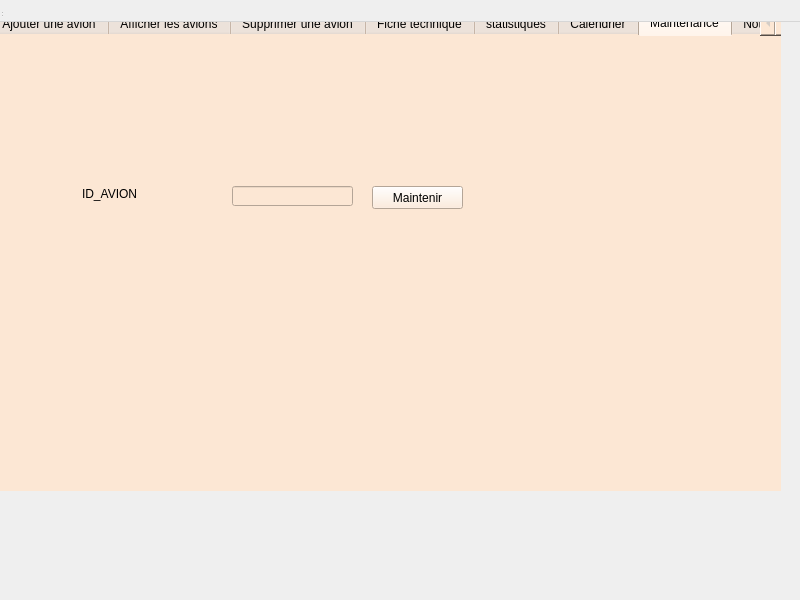
<?xml version="1.0" encoding="UTF-8"?>
<ui version="4.0">
 <class>gavions</class>
 <widget class="QDialog" name="gavions">
  <property name="geometry">
   <rect>
    <x>0</x>
    <y>0</y>
    <width>800</width>
    <height>600</height>
   </rect>
  </property>
  <property name="windowTitle">
   <string>MainWindow</string>
  </property>
  <widget class="QWidget" name="centralwidget" native="true">
   <property name="geometry">
    <rect>
     <x>0</x>
     <y>0</y>
     <width>781</width>
     <height>491</height>
    </rect>
   </property>
   <widget class="QTabWidget" name="tabWidget">
    <property name="geometry">
     <rect>
      <x>-10</x>
      <y>10</y>
      <width>801</width>
      <height>591</height>
     </rect>
    </property>
    <property name="styleSheet">
     <string notr="true">background-color: rgb(252, 231, 212);
font: 75 12pt &quot;Roman&quot;;</string>
    </property>
    <property name="currentIndex">
     <number>6</number>
    </property>
    <widget class="QWidget" name="tab">
     <property name="mouseTracking">
      <bool>true</bool>
     </property>
     <attribute name="title">
      <string>Ajouter une avion</string>
     </attribute>
     <widget class="QGroupBox" name="groupBox">
      <property name="geometry">
       <rect>
        <x>10</x>
        <y>20</y>
        <width>511</width>
        <height>271</height>
       </rect>
      </property>
      <property name="title">
       <string>Ajout</string>
      </property>
      <widget class="QLabel" name="label">
       <property name="geometry">
        <rect>
         <x>10</x>
         <y>20</y>
         <width>81</width>
         <height>20</height>
        </rect>
       </property>
       <property name="text">
        <string>ID avion</string>
       </property>
      </widget>
      <widget class="QLineEdit" name="lineEdit_ID_AVION">
       <property name="enabled">
        <bool>true</bool>
       </property>
       <property name="geometry">
        <rect>
         <x>150</x>
         <y>20</y>
         <width>113</width>
         <height>20</height>
        </rect>
       </property>
      </widget>
      <widget class="QPushButton" name="pushButton_Ajouter">
       <property name="geometry">
        <rect>
         <x>20</x>
         <y>200</y>
         <width>75</width>
         <height>31</height>
        </rect>
       </property>
       <property name="text">
        <string>Ajouter</string>
       </property>
      </widget>
      <widget class="QLabel" name="label_10">
       <property name="geometry">
        <rect>
         <x>10</x>
         <y>50</y>
         <width>71</width>
         <height>16</height>
        </rect>
       </property>
       <property name="text">
        <string>Type </string>
       </property>
      </widget>
      <widget class="QLineEdit" name="lineEdit_TYPE">
       <property name="geometry">
        <rect>
         <x>150</x>
         <y>50</y>
         <width>113</width>
         <height>20</height>
        </rect>
       </property>
      </widget>
      <widget class="QLabel" name="label_12">
       <property name="geometry">
        <rect>
         <x>10</x>
         <y>80</y>
         <width>61</width>
         <height>16</height>
        </rect>
       </property>
       <property name="text">
        <string>Capacité</string>
       </property>
      </widget>
      <widget class="QLineEdit" name="lineEdit_CAPACITE">
       <property name="geometry">
        <rect>
         <x>150</x>
         <y>80</y>
         <width>113</width>
         <height>20</height>
        </rect>
       </property>
      </widget>
      <widget class="QLabel" name="label_14">
       <property name="geometry">
        <rect>
         <x>10</x>
         <y>110</y>
         <width>47</width>
         <height>14</height>
        </rect>
       </property>
       <property name="text">
        <string>Etat</string>
       </property>
      </widget>
      <widget class="QLineEdit" name="lineEdit_ETAT">
       <property name="geometry">
        <rect>
         <x>150</x>
         <y>110</y>
         <width>113</width>
         <height>20</height>
        </rect>
       </property>
       <property name="placeholderText">
        <string>0 ou 1</string>
       </property>
      </widget>
      <widget class="QLabel" name="label_9">
       <property name="geometry">
        <rect>
         <x>10</x>
         <y>150</y>
         <width>131</width>
         <height>16</height>
        </rect>
       </property>
       <property name="text">
        <string>Date d'achat</string>
       </property>
      </widget>
      <widget class="QLineEdit" name="lineEdit_DATEACHAT">
       <property name="geometry">
        <rect>
         <x>150</x>
         <y>150</y>
         <width>113</width>
         <height>20</height>
        </rect>
       </property>
       <property name="text">
        <string/>
       </property>
       <property name="placeholderText">
        <string>aaaa-mm-jj</string>
       </property>
       <property name="cursorMoveStyle">
        <enum>Qt::LogicalMoveStyle</enum>
       </property>
       <property name="clearButtonEnabled">
        <bool>false</bool>
       </property>
      </widget>
      <widget class="QPushButton" name="pushButton_5">
       <property name="geometry">
        <rect>
         <x>120</x>
         <y>200</y>
         <width>75</width>
         <height>31</height>
        </rect>
       </property>
       <property name="text">
        <string>ANNULER</string>
       </property>
      </widget>
     </widget>
    </widget>
    <widget class="QWidget" name="tab_2">
     <attribute name="title">
      <string>Afficher les avions</string>
     </attribute>
     <widget class="QTableView" name="tab_av">
      <property name="geometry">
       <rect>
        <x>10</x>
        <y>20</y>
        <width>521</width>
        <height>231</height>
       </rect>
      </property>
     </widget>
     <widget class="QLabel" name="label_6">
      <property name="geometry">
       <rect>
        <x>560</x>
        <y>30</y>
        <width>81</width>
        <height>20</height>
       </rect>
      </property>
      <property name="text">
       <string>ID avion</string>
      </property>
     </widget>
     <widget class="QLabel" name="label_7">
      <property name="geometry">
       <rect>
        <x>560</x>
        <y>120</y>
        <width>71</width>
        <height>20</height>
       </rect>
      </property>
      <property name="text">
       <string>Etat</string>
      </property>
     </widget>
     <widget class="QLabel" name="label_8">
      <property name="geometry">
       <rect>
        <x>560</x>
        <y>150</y>
        <width>91</width>
        <height>20</height>
       </rect>
      </property>
      <property name="text">
       <string>Date d'achat</string>
      </property>
     </widget>
     <widget class="QLineEdit" name="lineEdit_ID_AVION_2">
      <property name="geometry">
       <rect>
        <x>660</x>
        <y>30</y>
        <width>113</width>
        <height>20</height>
       </rect>
      </property>
     </widget>
     <widget class="QLineEdit" name="lineEdit_ETAT_2">
      <property name="geometry">
       <rect>
        <x>660</x>
        <y>120</y>
        <width>113</width>
        <height>20</height>
       </rect>
      </property>
      <property name="placeholderText">
       <string>0 ou 1</string>
      </property>
     </widget>
     <widget class="QPushButton" name="modifier">
      <property name="geometry">
       <rect>
        <x>560</x>
        <y>190</y>
        <width>75</width>
        <height>31</height>
       </rect>
      </property>
      <property name="text">
       <string>Modifier</string>
      </property>
     </widget>
     <widget class="QLabel" name="label_11">
      <property name="geometry">
       <rect>
        <x>560</x>
        <y>60</y>
        <width>47</width>
        <height>14</height>
       </rect>
      </property>
      <property name="text">
       <string>Type</string>
      </property>
     </widget>
     <widget class="QLineEdit" name="lineEdit_TYPE_2">
      <property name="geometry">
       <rect>
        <x>660</x>
        <y>60</y>
        <width>113</width>
        <height>20</height>
       </rect>
      </property>
     </widget>
     <widget class="QLabel" name="label_13">
      <property name="geometry">
       <rect>
        <x>560</x>
        <y>90</y>
        <width>81</width>
        <height>20</height>
       </rect>
      </property>
      <property name="text">
       <string>Capacité</string>
      </property>
     </widget>
     <widget class="QLineEdit" name="lineEdit_CAPACITE_2">
      <property name="geometry">
       <rect>
        <x>660</x>
        <y>90</y>
        <width>113</width>
        <height>20</height>
       </rect>
      </property>
     </widget>
     <widget class="QPushButton" name="pushButton">
      <property name="geometry">
       <rect>
        <x>324</x>
        <y>270</y>
        <width>91</width>
        <height>31</height>
       </rect>
      </property>
      <property name="text">
       <string>Trier</string>
      </property>
     </widget>
     <widget class="QComboBox" name="comboBox">
      <property name="geometry">
       <rect>
        <x>420</x>
        <y>270</y>
        <width>91</width>
        <height>31</height>
       </rect>
      </property>
      <property name="currentText">
       <string>ID_AVION</string>
      </property>
      <item>
       <property name="text">
        <string>ID_AVION</string>
       </property>
      </item>
      <item>
       <property name="text">
        <string>ETAT</string>
       </property>
      </item>
      <item>
       <property name="text">
        <string>CAPACITE</string>
       </property>
      </item>
      <item>
       <property name="text">
        <string>DATE</string>
       </property>
      </item>
     </widget>
     <widget class="QPushButton" name="pushButton_2">
      <property name="geometry">
       <rect>
        <x>560</x>
        <y>270</y>
        <width>81</width>
        <height>31</height>
       </rect>
      </property>
      <property name="text">
       <string>Rechercher</string>
      </property>
     </widget>
     <widget class="QComboBox" name="comboBox_2">
      <property name="geometry">
       <rect>
        <x>640</x>
        <y>270</y>
        <width>91</width>
        <height>31</height>
       </rect>
      </property>
      <property name="editable">
       <bool>false</bool>
      </property>
      <property name="currentIndex">
       <number>0</number>
      </property>
      <item>
       <property name="text">
        <string>ID_AVION</string>
       </property>
      </item>
      <item>
       <property name="text">
        <string>TYPE</string>
       </property>
      </item>
      <item>
       <property name="text">
        <string>ETAT</string>
       </property>
      </item>
      <item>
       <property name="text">
        <string>DATE</string>
       </property>
      </item>
      <item>
       <property name="text">
        <string>CAPACITE</string>
       </property>
      </item>
     </widget>
     <widget class="QPushButton" name="pushButton_3">
      <property name="geometry">
       <rect>
        <x>650</x>
        <y>190</y>
        <width>81</width>
        <height>31</height>
       </rect>
      </property>
      <property name="text">
       <string>Annuler</string>
      </property>
     </widget>
     <widget class="QLineEdit" name="lineEdit_DATEACHAT_2">
      <property name="geometry">
       <rect>
        <x>660</x>
        <y>150</y>
        <width>113</width>
        <height>20</height>
       </rect>
      </property>
      <property name="placeholderText">
       <string>aaaa-mm-jj</string>
      </property>
     </widget>
     <widget class="QLineEdit" name="lineEdit_RECHERCHE">
      <property name="geometry">
       <rect>
        <x>560</x>
        <y>310</y>
        <width>171</width>
        <height>20</height>
       </rect>
      </property>
     </widget>
     <widget class="QLabel" name="label_4">
      <property name="geometry">
       <rect>
        <x>560</x>
        <y>240</y>
        <width>221</width>
        <height>16</height>
       </rect>
      </property>
      <property name="text">
       <string>Rechercher</string>
      </property>
      <property name="scaledContents">
       <bool>false</bool>
      </property>
      <property name="alignment">
       <set>Qt::AlignCenter</set>
      </property>
     </widget>
     <widget class="QPushButton" name="pushButton_6">
      <property name="geometry">
       <rect>
        <x>560</x>
        <y>340</y>
        <width>81</width>
        <height>31</height>
       </rect>
      </property>
      <property name="text">
       <string>Annuler</string>
      </property>
     </widget>
    </widget>
    <widget class="QWidget" name="tab_3">
     <attribute name="title">
      <string>Supprimer une avion</string>
     </attribute>
     <widget class="QLabel" name="label_2">
      <property name="geometry">
       <rect>
        <x>10</x>
        <y>70</y>
        <width>91</width>
        <height>20</height>
       </rect>
      </property>
      <property name="text">
       <string>ID avion</string>
      </property>
     </widget>
     <widget class="QLineEdit" name="lineEdit_ID_AVION_3">
      <property name="geometry">
       <rect>
        <x>140</x>
        <y>70</y>
        <width>113</width>
        <height>20</height>
       </rect>
      </property>
     </widget>
     <widget class="QPushButton" name="pb_supprimer">
      <property name="geometry">
       <rect>
        <x>74</x>
        <y>130</y>
        <width>81</width>
        <height>31</height>
       </rect>
      </property>
      <property name="text">
       <string>Supprimer</string>
      </property>
     </widget>
     <widget class="QPushButton" name="pushButton_7">
      <property name="geometry">
       <rect>
        <x>160</x>
        <y>130</y>
        <width>81</width>
        <height>31</height>
       </rect>
      </property>
      <property name="text">
       <string>Annuler</string>
      </property>
     </widget>
    </widget>
    <widget class="QWidget" name="tab_6">
     <attribute name="title">
      <string>Fiche technique</string>
     </attribute>
     <widget class="QLabel" name="label_3">
      <property name="geometry">
       <rect>
        <x>80</x>
        <y>110</y>
        <width>141</width>
        <height>16</height>
       </rect>
      </property>
      <property name="text">
       <string>ID_AVION</string>
      </property>
     </widget>
     <widget class="QLineEdit" name="lineEdit_ID_AVION_4">
      <property name="geometry">
       <rect>
        <x>220</x>
        <y>110</y>
        <width>121</width>
        <height>20</height>
       </rect>
      </property>
     </widget>
     <widget class="QPushButton" name="pushButton_4">
      <property name="geometry">
       <rect>
        <x>170</x>
        <y>160</y>
        <width>91</width>
        <height>31</height>
       </rect>
      </property>
      <property name="text">
       <string>PDF</string>
      </property>
     </widget>
     <widget class="QPushButton" name="pushButton_8">
      <property name="geometry">
       <rect>
        <x>270</x>
        <y>160</y>
        <width>81</width>
        <height>31</height>
       </rect>
      </property>
      <property name="text">
       <string>Annuler</string>
      </property>
     </widget>
    </widget>
    <widget class="QWidget" name="tab_5">
     <attribute name="title">
      <string>statistiques</string>
     </attribute>
     <widget class="QLabel" name="label_5">
      <property name="geometry">
       <rect>
        <x>76</x>
        <y>60</y>
        <width>191</width>
        <height>20</height>
       </rect>
      </property>
      <property name="text">
       <string>Etat actuel des avions</string>
      </property>
     </widget>
     <widget class="QPushButton" name="pushButton_stat">
      <property name="geometry">
       <rect>
        <x>260</x>
        <y>60</y>
        <width>121</width>
        <height>23</height>
       </rect>
      </property>
      <property name="text">
       <string>Bilan</string>
      </property>
     </widget>
     <widget class="QLabel" name="statistique">
      <property name="geometry">
       <rect>
        <x>50</x>
        <y>110</y>
        <width>631</width>
        <height>281</height>
       </rect>
      </property>
      <property name="text">
       <string/>
      </property>
     </widget>
    </widget>
    <widget class="QWidget" name="tab_4">
     <attribute name="title">
      <string>Calendrier</string>
     </attribute>
     <widget class="QCalendarWidget" name="calendarWidget">
      <property name="geometry">
       <rect>
        <x>20</x>
        <y>20</y>
        <width>311</width>
        <height>231</height>
       </rect>
      </property>
     </widget>
     <widget class="QLabel" name="DigitalClock">
      <property name="enabled">
       <bool>false</bool>
      </property>
      <property name="geometry">
       <rect>
        <x>510</x>
        <y>340</y>
        <width>201</width>
        <height>41</height>
       </rect>
      </property>
      <property name="font">
       <font>
        <family>Roman</family>
        <pointsize>12</pointsize>
        <weight>9</weight>
        <italic>false</italic>
        <bold>false</bold>
       </font>
      </property>
      <property name="text">
       <string/>
      </property>
     </widget>
     <widget class="QPushButton" name="pushButton_9">
      <property name="geometry">
       <rect>
        <x>50</x>
        <y>260</y>
        <width>221</width>
        <height>41</height>
       </rect>
      </property>
      <property name="text">
       <string>Gérer les vols</string>
      </property>
     </widget>
     <widget class="QTableView" name="tab_vol">
      <property name="geometry">
       <rect>
        <x>340</x>
        <y>40</y>
        <width>521</width>
        <height>261</height>
       </rect>
      </property>
     </widget>
    </widget>
    <widget class="QWidget" name="tab_9">
     <attribute name="title">
      <string>Maintenance</string>
     </attribute>
     <widget class="QLabel" name="label_18">
      <property name="geometry">
       <rect>
        <x>90</x>
        <y>150</y>
        <width>131</width>
        <height>16</height>
       </rect>
      </property>
      <property name="text">
       <string>ID_AVION</string>
      </property>
     </widget>
     <widget class="QLineEdit" name="lineEdit_ID_AVION_5">
      <property name="geometry">
       <rect>
        <x>240</x>
        <y>150</y>
        <width>121</width>
        <height>20</height>
       </rect>
      </property>
     </widget>
     <widget class="QPushButton" name="pushButton_11">
      <property name="geometry">
       <rect>
        <x>380</x>
        <y>150</y>
        <width>91</width>
        <height>23</height>
       </rect>
      </property>
      <property name="text">
       <string>Maintenir</string>
      </property>
     </widget>
    </widget>
    <widget class="QWidget" name="tab_8">
     <attribute name="title">
      <string>Notes</string>
     </attribute>
     <widget class="QPushButton" name="pushButton_10">
      <property name="geometry">
       <rect>
        <x>240</x>
        <y>100</y>
        <width>75</width>
        <height>23</height>
       </rect>
      </property>
      <property name="text">
       <string>blocnote</string>
      </property>
     </widget>
     <widget class="QLabel" name="label_17">
      <property name="geometry">
       <rect>
        <x>180</x>
        <y>40</y>
        <width>301</width>
        <height>20</height>
       </rect>
      </property>
      <property name="text">
       <string>rafraîchir votre mémoire</string>
      </property>
     </widget>
    </widget>
    <widget class="QWidget" name="tab_7">
     <attribute name="title">
      <string>Chat</string>
     </attribute>
     <widget class="QTextEdit" name="textEdit">
      <property name="geometry">
       <rect>
        <x>50</x>
        <y>40</y>
        <width>691</width>
        <height>291</height>
       </rect>
      </property>
     </widget>
     <widget class="QLineEdit" name="message">
      <property name="geometry">
       <rect>
        <x>132</x>
        <y>350</y>
        <width>501</width>
        <height>61</height>
       </rect>
      </property>
     </widget>
     <widget class="QPushButton" name="send">
      <property name="geometry">
       <rect>
        <x>650</x>
        <y>350</y>
        <width>111</width>
        <height>23</height>
       </rect>
      </property>
      <property name="text">
       <string>Envoyer</string>
      </property>
     </widget>
     <widget class="QPushButton" name="bind">
      <property name="geometry">
       <rect>
        <x>430</x>
        <y>10</y>
        <width>91</width>
        <height>23</height>
       </rect>
      </property>
      <property name="text">
       <string>Connecter</string>
      </property>
     </widget>
     <widget class="QLineEdit" name="nickname">
      <property name="geometry">
       <rect>
        <x>180</x>
        <y>10</y>
        <width>221</width>
        <height>20</height>
       </rect>
      </property>
     </widget>
     <widget class="QLabel" name="label_15">
      <property name="geometry">
       <rect>
        <x>70</x>
        <y>10</y>
        <width>91</width>
        <height>16</height>
       </rect>
      </property>
      <property name="text">
       <string>NOM </string>
      </property>
     </widget>
     <widget class="QLabel" name="label_16">
      <property name="geometry">
       <rect>
        <x>30</x>
        <y>350</y>
        <width>91</width>
        <height>20</height>
       </rect>
      </property>
      <property name="text">
       <string>Message:</string>
      </property>
     </widget>
    </widget>
   </widget>
  </widget>
  <widget class="QMenuBar" name="menubar">
   <property name="geometry">
    <rect>
     <x>0</x>
     <y>0</y>
     <width>800</width>
     <height>22</height>
    </rect>
   </property>
  </widget>
  <widget class="QStatusBar" name="statusbar">
   <property name="geometry">
    <rect>
     <x>0</x>
     <y>0</y>
     <width>3</width>
     <height>18</height>
    </rect>
   </property>
  </widget>
 </widget>
 <resources/>
 <connections>
  <connection>
   <sender>pushButton_5</sender>
   <signal>clicked()</signal>
   <receiver>lineEdit_ID_AVION</receiver>
   <slot>clear()</slot>
   <hints>
    <hint type="sourcelabel">
     <x>192</x>
     <y>378</y>
    </hint>
    <hint type="destinationlabel">
     <x>205</x>
     <y>194</y>
    </hint>
   </hints>
  </connection>
  <connection>
   <sender>pushButton_5</sender>
   <signal>clicked()</signal>
   <receiver>lineEdit_DATEACHAT</receiver>
   <slot>clear()</slot>
   <hints>
    <hint type="sourcelabel">
     <x>145</x>
     <y>366</y>
    </hint>
    <hint type="destinationlabel">
     <x>162</x>
     <y>326</y>
    </hint>
   </hints>
  </connection>
  <connection>
   <sender>pushButton_3</sender>
   <signal>clicked()</signal>
   <receiver>lineEdit_ID_AVION_2</receiver>
   <slot>clear()</slot>
   <hints>
    <hint type="sourcelabel">
     <x>698</x>
     <y>334</y>
    </hint>
    <hint type="destinationlabel">
     <x>694</x>
     <y>185</y>
    </hint>
   </hints>
  </connection>
  <connection>
   <sender>pushButton_3</sender>
   <signal>clicked()</signal>
   <receiver>lineEdit_ETAT_2</receiver>
   <slot>clear()</slot>
   <hints>
    <hint type="sourcelabel">
     <x>672</x>
     <y>351</y>
    </hint>
    <hint type="destinationlabel">
     <x>668</x>
     <y>271</y>
    </hint>
   </hints>
  </connection>
  <connection>
   <sender>pushButton_5</sender>
   <signal>clicked()</signal>
   <receiver>lineEdit_CAPACITE</receiver>
   <slot>clear()</slot>
   <hints>
    <hint type="sourcelabel">
     <x>186</x>
     <y>371</y>
    </hint>
    <hint type="destinationlabel">
     <x>190</x>
     <y>255</y>
    </hint>
   </hints>
  </connection>
  <connection>
   <sender>pushButton_3</sender>
   <signal>clicked()</signal>
   <receiver>lineEdit_CAPACITE_2</receiver>
   <slot>clear()</slot>
   <hints>
    <hint type="sourcelabel">
     <x>656</x>
     <y>332</y>
    </hint>
    <hint type="destinationlabel">
     <x>666</x>
     <y>241</y>
    </hint>
   </hints>
  </connection>
  <connection>
   <sender>pushButton_5</sender>
   <signal>clicked()</signal>
   <receiver>lineEdit_ETAT</receiver>
   <slot>clear()</slot>
   <hints>
    <hint type="sourcelabel">
     <x>175</x>
     <y>374</y>
    </hint>
    <hint type="destinationlabel">
     <x>180</x>
     <y>284</y>
    </hint>
   </hints>
  </connection>
  <connection>
   <sender>pushButton_6</sender>
   <signal>clicked()</signal>
   <receiver>lineEdit_RECHERCHE</receiver>
   <slot>clear()</slot>
   <hints>
    <hint type="sourcelabel">
     <x>608</x>
     <y>485</y>
    </hint>
    <hint type="destinationlabel">
     <x>602</x>
     <y>464</y>
    </hint>
   </hints>
  </connection>
  <connection>
   <sender>pushButton_7</sender>
   <signal>clicked()</signal>
   <receiver>lineEdit_ID_AVION_3</receiver>
   <slot>clear()</slot>
   <hints>
    <hint type="sourcelabel">
     <x>188</x>
     <y>278</y>
    </hint>
    <hint type="destinationlabel">
     <x>193</x>
     <y>223</y>
    </hint>
   </hints>
  </connection>
  <connection>
   <sender>pushButton_5</sender>
   <signal>clicked()</signal>
   <receiver>lineEdit_TYPE</receiver>
   <slot>clear()</slot>
   <hints>
    <hint type="sourcelabel">
     <x>159</x>
     <y>372</y>
    </hint>
    <hint type="destinationlabel">
     <x>159</x>
     <y>219</y>
    </hint>
   </hints>
  </connection>
  <connection>
   <sender>pushButton_3</sender>
   <signal>clicked()</signal>
   <receiver>lineEdit_TYPE_2</receiver>
   <slot>clear()</slot>
   <hints>
    <hint type="sourcelabel">
     <x>723</x>
     <y>335</y>
    </hint>
    <hint type="destinationlabel">
     <x>727</x>
     <y>214</y>
    </hint>
   </hints>
  </connection>
  <connection>
   <sender>pushButton_3</sender>
   <signal>clicked()</signal>
   <receiver>lineEdit_DATEACHAT_2</receiver>
   <slot>clear()</slot>
   <hints>
    <hint type="sourcelabel">
     <x>708</x>
     <y>344</y>
    </hint>
    <hint type="destinationlabel">
     <x>710</x>
     <y>302</y>
    </hint>
   </hints>
  </connection>
  <connection>
   <sender>pushButton_8</sender>
   <signal>clicked()</signal>
   <receiver>lineEdit_ID_AVION_4</receiver>
   <slot>clear()</slot>
   <hints>
    <hint type="sourcelabel">
     <x>307</x>
     <y>308</y>
    </hint>
    <hint type="destinationlabel">
     <x>303</x>
     <y>259</y>
    </hint>
   </hints>
  </connection>
 </connections>
</ui>
